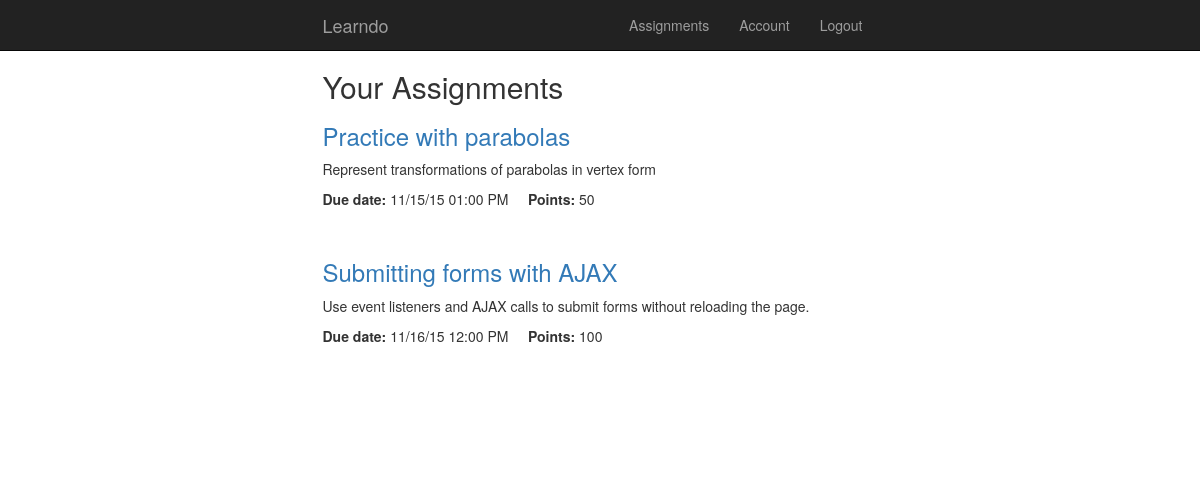
Before: /student/4/assignments (signed in) with the older database file.
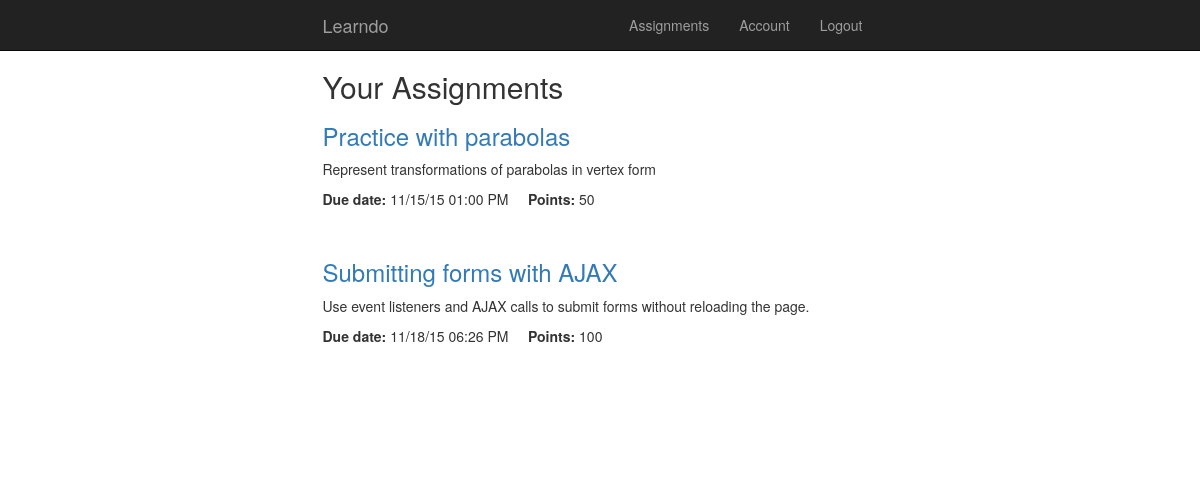
After: the same page with the newer database file.
### model.py (models this page shows, shortened)
class Assignment(db.Model):
    __tablename__ = "assignments"
    assign_id = db.Column(db.Integer, autoincrement=True, primary_key=True)
    student_id = db.Column(db.Integer, db.ForeignKey('users.user_id'))
    task_id = db.Column(db.Integer, db.ForeignKey('tasks.task_id'))
    assigned = db.Column(db.DateTime)
    viewed = db.Column(db.DateTime)
    completed = db.Column(db.DateTime)
    received = db.Column(db.DateTime)
    graded_at = db.Column(db.DateTime)
    points_earned = db.Column(db.Float)
    messages = db.relationship('Message', backref='assignment')

class Task(db.Model):
    __tablename__ = "tasks"
    task_id = db.Column(db.Integer, autoincrement=True, primary_key=True)
    created_by = db.Column(db.Integer, db.ForeignKey('users.user_id'))
    title = db.Column(db.String(128), nullable=False)
    goal = db.Column(db.String(712), nullable=False)
    directions = db.Column(db.String(712), nullable=False)
    link = db.Column(db.String(256), nullable=False)
    points = db.Column(db.Integer)
    due_date = db.Column(db.DateTime)
    assignments = db.relationship('Assignment', backref='task')

### server.py (the view)
@app.route('/student/<int:user_id>/assignments')
def show_student_assignments(user_id):
    if session['user_id'] == user_id:
        student = User.query.get(user_id)  ## Can I make this a global variable or store in session?
        assignments = db.session.query(Assignment).filter(Assignment.student_id ==
            user_id).order_by(Assignment.assigned.desc()).all()
        return render_template("sassignments.html", student=student, assignments=assignments)
    else:
        flash("You do not have access to that page.")
        return redirect("/")

### templates/sassignments.html
{% extends 'base.html' %}
{% block content %}
<h2>Your Assignments</h2>
<div class="assignment-list">
	{% for assignment in assignments %}
	<h3><a href="/student/{{ assignment.student_id }}/assignments/{{ assignment.assign_id }}">
	{{ assignment.task.title }}</a></h3>
	<p>{{ assignment.task.goal }}</p>
	<p><b>Due date:</b> {{ assignment.task.due_date.strftime("%m/%d/%y %I:%M %p") }} &nbsp; &nbsp; <b>Points:</b> {{ assignment.task.points }}</p>
	<br>
	{% endfor %}
</div>
<br><br>
{% endblock %}

### templates/base.html (shortened to what this page needs)
<!doctype html>
<html>
<head>
    <link href="https://maxcdn.bootstrapcdn.com/bootstrap/3.3.5/css/bootstrap.min.css" rel="stylesheet">
</head>
<body>
    <nav class="navbar navbar-inverse navbar-fixed-top">
      <div class="container">
      	<div class="row">
	      <div class="col-lg-6 col-md-8 col-xs-10">
	        <div class="navbar-header">
	          <a class="navbar-brand" href="#">Learndo</a>
	        </div>
	        <div id="navbar" class="collapse navbar-collapse pull-right">
	          <ul class="nav navbar-nav">
				{% if ("user_id" in session) and ("acct_type" in session) %}
					{% if session["acct_type"] == 'teacher' %}
							<li><a href='/new_assignment'>New</a></li>
							<li><a href='/teacher/{{ session['user_id'] }}/assignments'>Assignments</a></li>
							<li><a href='/teacher/{{ session['user_id'] }}/classes'>Classes</a></li>
							<li><a href='/profile/{{ session['user_id'] }}'>Account</a></li>
							<li><a href="/logout">Logout</a></li>
						</ul>
					{% else %}
							<li><a href='/student/{{ session['user_id'] }}/assignments'>Assignments</a></li>
							<li><a href='/profile/{{ session['user_id'] }}'>Account</a></li>
							<li><a href="/logout">Logout</a></li>
						</ul>
					{% endif %}
				{% else %}
					<li><a href="/login">Login</a></li>
					<li><a href="/register">Register</a></li>
					</ul>
				{% endif %}
	        </div>
	      </div>
	   </div>
      </div>
    </nav>
    <div class="container" style="margin-top: 50px;">
      <div class="row">
      	<div class="col-lg-3 col-md-2 col-xs-1"></div>
      	<div class="col-lg-6 col-md-8 col-xs-10">
        {% block content %}{% endblock %}
        </div>
        <div class="col-lg-3 col-md-2 col-xs-1"></div>
      </div>
      <br><br>
    </div>
</body>
</html>

Changed rows visible on the page:
changed Assignment "Submitting forms with AJAX": task.due_date "11/16/15 12:00 PM" → "11/18/15 06:26 PM"
